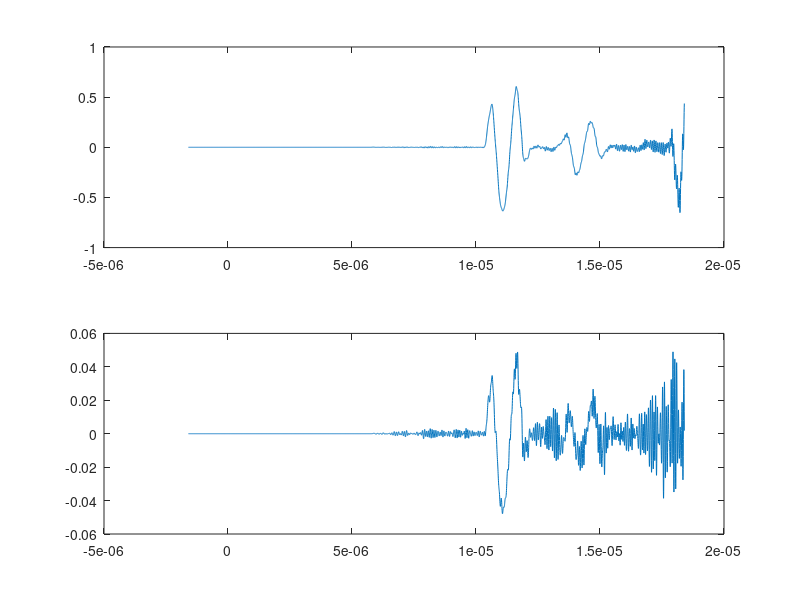

This chart was generated by the following MATLAB code:
clear all
load Receiver01P.txt
load Receiver01S.txt
%load Receiver002P.txt
%load Receiver002S.txt
tp01=Receiver01P(:,1);
up01=Receiver01P(:,2);
ts01=Receiver01S(:,1);
us01=Receiver01S(:,2);
%tp02=Receiver002P(:,1);
%up02=Receiver002P(:,2);
%ts02=Receiver002S(:,1);
%us02=Receiver002S(:,2);

figure(1)
subplot(2,1,1)
plot(tp01,-up01)
%axis([2*10^(-6) 12*10^(-6) -inf inf])

% subplot(2,1,2)
% plot(tp02,-up02)
% axis([1*10^(-5) 2*10^(-5) -inf inf])

% figure(2)
subplot(2,1,2)
plot(ts01,us01)
%axis([2*10^(-6) 12*10^(-6) -inf inf])

% subplot(2,1,2)
% plot(ts02,us02)
% axis([1*10^(-5) 2*10^(-5) -inf inf])
